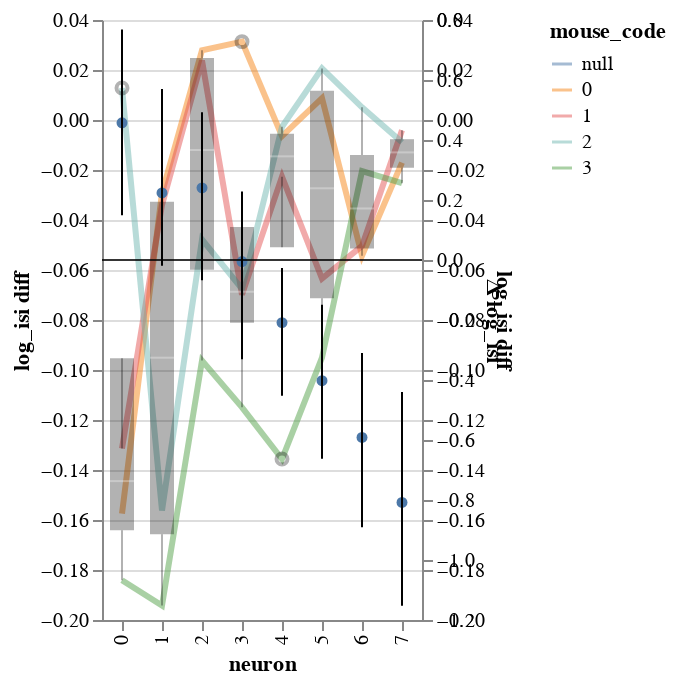

The cell this chart's notebook holds for it:
### Code cell
reload(visualization)
visualization.plot_data_and_posterior(df_both,
                                      y=f'{y} diff', x='neuron',color='mouse_code',
                                      title=y,hold_for_facet=False,add_box=True)

### Figure 1 — Vega-Lite specification as saved in the notebook (floating-point values rounded to 4 significant figures)
{"config": {"view": {"continuousWidth": 400, "continuousHeight": 300}}, "layer": [{"mark": {"type": "line", "fill": null, "opacity": 0.5, "size": 3}, "encoding": {"color": {"type": "nominal", "field": "mouse_code"}, "x": {"type": "ordinal", "field": "neuron"}, "y": {"type": "quantitative", "field": "log_isi diff"}}}, {"mark": {"type": "boxplot", "color": "black", "opacity": 0.3, "size": 12}, "encoding": {"x": {"type": "ordinal", "field": "neuron"}, "y": {"type": "quantitative", "field": "log_isi diff"}}}, {"layer": [{"mark": {"type": "line", "color": "black", "point": true}, "encoding": {"x": {"type": "ordinal", "field": "neuron"}, "y": {"type": "quantitative", "field": "Bayes condition mean", "impute": {"value": "value"}}}}, {"mark": {"type": "rule", "color": "black", "opacity": 0.4, "size": 0.1}, "encoding": {"y": {"type": "quantitative", "field": "zero"}}}, {"mark": "rule", "encoding": {"x": {"type": "ordinal", "field": "neuron"}, "y": {"type": "quantitative", "field": "Bayes condition CI0", "scale": {"zero": false}, "title": "Δ log_isi"}, "y2": {"field": "Bayes condition CI1"}}}]}], "data": {"name": "data-61530b82acf51ca742240a6b28cec749"}, "resolve": {"scale": {"y": "independent"}}, "$schema": "https://vega.github.io/schema/vega-lite/v4.8.1.json", "datasets": {"data-61530b82acf51ca742240a6b28cec749": [{"neuron": 0.0, "mouse_code": 0.0, "i_trial": 0.0, "neuron_code": 0.0, "log_firing_rate": 0.4592, "Firing rate": 60.84, "firing_rate": 60.84, "i_spike": 14.75, "isi": -0.03143, "log_isi diff": -0.1575, "log_isi": null, "Bayes condition CI0": null, "Bayes condition CI1": null, "Bayes condition mean": null, "zero": 0}, {"neuron": 0.0, "mouse_code": 1.0, "i_trial": 0.0, "neuron_code": 0.0, "log_firing_rate": 0.778, "Firing rate": 527.0, "firing_rate": 527.0, "i_spike": 10.75, "isi": -0.02555, "log_isi diff": -0.1314, "log_isi": null, "Bayes condition CI0": null, "Bayes condition CI1": null, "Bayes condition mean": null, "zero": 0}, {"neuron": 0.0, "mouse_code": 2.0, "i_trial": 0.0, "neuron_code": 0.0, "log_firing_rate": -0.07206, "Firing rate": -102.0, "firing_rate": -102.0, "i_spike": 0.75, "isi": 0.001768, "log_isi diff": 0.01278, "log_isi": null, "Bayes condition CI0": null, "Bayes condition CI1": null, "Bayes condition mean": null, "zero": 0}, {"neuron": 0.0, "mouse_code": 3.0, "i_trial": 0.0, "neuron_code": 0.0, "log_firing_rate": -0.04176, "Firing rate": -67.37, "firing_rate": -67.37, "i_spike": 17.5, "isi": -0.03538, "log_isi diff": -0.1841, "log_isi": null, "Bayes condition CI0": null, "Bayes condition CI1": null, "Bayes condition mean": null, "zero": 0}, {"neuron": 1.0, "mouse_code": 0.0, "i_trial": 0.0, "neuron_code": 0.0, "log_firing_rate": -0.2591, "Firing rate": -55.75, "firing_rate": -55.75, "i_spike": 3.25, "isi": -0.004326, "log_isi diff": -0.02913, "log_isi": null, "Bayes condition CI0": null, "Bayes condition CI1": null, "Bayes condition mean": null, "zero": 0}, {"neuron": 1.0, "mouse_code": 1.0, "i_trial": 0.0, "neuron_code": 0.0, "log_firing_rate": 0.2907, "Firing rate": 229.4, "firing_rate": 229.4, "i_spike": 3.75, "isi": -0.005361, "log_isi diff": -0.03394, "log_isi": null, "Bayes condition CI0": null, "Bayes condition CI1": null, "Bayes condition mean": null, "zero": 0}, {"neuron": 1.0, "mouse_code": 2.0, "i_trial": 0.0, "neuron_code": 0.0, "log_firing_rate": -0.03141, "Firing rate": -4.297, "firing_rate": -4.297, "i_spike": 20.0, "isi": -0.02157, "log_isi diff": -0.1562, "log_isi": null, "Bayes condition CI0": null, "Bayes condition CI1": null, "Bayes condition mean": null, "zero": 0}, {"neuron": 1.0, "mouse_code": 3.0, "i_trial": 0.0, "neuron_code": 0.0, "log_firing_rate": 0.129, "Firing rate": 24.56, "firing_rate": 24.56, "i_spike": 21.75, "isi": -0.03206, "log_isi diff": -0.1942, "log_isi": null, "Bayes condition CI0": null, "Bayes condition CI1": null, "Bayes condition mean": null, "zero": 0}, {"neuron": 2.0, "mouse_code": 0.0, "i_trial": 0.0, "neuron_code": 0.0, "log_firing_rate": 0.2564, "Firing rate": 100.0, "firing_rate": 100.0, "i_spike": -3.5, "isi": 0.004483, "log_isi diff": 0.02789, "log_isi": null, "Bayes condition CI0": null, "Bayes condition CI1": null, "Bayes condition mean": null, "zero": 0}, {"neuron": 2.0, "mouse_code": 1.0, "i_trial": 0.0, "neuron_code": 0.0, "log_firing_rate": 0.01956, "Firing rate": 5.827, "firing_rate": 5.827, "i_spike": -3.0, "isi": 0.003487, "log_isi diff": 0.02379, "log_isi": null, "Bayes condition CI0": null, "Bayes condition CI1": null, "Bayes condition mean": null, "zero": 0}, {"neuron": 2.0, "mouse_code": 2.0, "i_trial": 0.0, "neuron_code": 0.0, "log_firing_rate": -0.01151, "Firing rate": 1.463, "firing_rate": 1.463, "i_spike": 7.0, "isi": -0.006311, "log_isi diff": -0.04779, "log_isi": null, "Bayes condition CI0": null, "Bayes condition CI1": null, "Bayes condition mean": null, "zero": 0}, {"neuron": 2.0, "mouse_code": 3.0, "i_trial": 0.0, "neuron_code": 0.0, "log_firing_rate": 0.03362, "Firing rate": 12.29, "firing_rate": 12.29, "i_spike": 12.0, "isi": -0.01429, "log_isi diff": -0.09622, "log_isi": null, "Bayes condition CI0": null, "Bayes condition CI1": null, "Bayes condition mean": null, "zero": 0}, {"neuron": 3.0, "mouse_code": 0.0, "i_trial": 0.0, "neuron_code": 0.0, "log_firing_rate": -0.2232, "Firing rate": -62.48, "firing_rate": -62.48, "i_spike": -6.0, "isi": 0.0038, "log_isi diff": 0.03135, "log_isi": null, "Bayes condition CI0": null, "Bayes condition CI1": null, "Bayes condition mean": null, "zero": 0}, {"neuron": 3.0, "mouse_code": 1.0, "i_trial": 0.0, "neuron_code": 0.0, "log_firing_rate": -0.2532, "Firing rate": -96.29, "firing_rate": -96.29, "i_spike": 10.5, "isi": -0.008077, "log_isi diff": -0.06985, "log_isi": null, "Bayes condition CI0": null, "Bayes condition CI1": null, "Bayes condition mean": null, "zero": 0}, {"neuron": 3.0, "mouse_code": 2.0, "i_trial": 0.0, "neuron_code": 0.0, "log_firing_rate": 0.2005, "Firing rate": 52.56, "firing_rate": 52.56, "i_spike": 10.5, "isi": -0.008072, "log_isi diff": -0.06754, "log_isi": null, "Bayes condition CI0": null, "Bayes condition CI1": null, "Bayes condition mean": null, "zero": 0}, {"neuron": 3.0, "mouse_code": 3.0, "i_trial": 0.0, "neuron_code": 0.0, "log_firing_rate": 0.1532, "Firing rate": 71.62, "firing_rate": 71.62, "i_spike": 17.25, "isi": -0.01272, "log_isi diff": -0.1149, "log_isi": null, "Bayes condition CI0": null, "Bayes condition CI1": null, "Bayes condition mean": null, "zero": 0}, {"neuron": 4.0, "mouse_code": 0.0, "i_trial": 0.0, "neuron_code": 0.0, "log_firing_rate": 0.2722, "Firing rate": 97.77, "firing_rate": 97.77, "i_spike": 1.0, "isi": -0.0008042, "log_isi diff": -0.006428, "log_isi": null, "Bayes condition CI0": null, "Bayes condition CI1": null, "Bayes condition mean": null, "zero": 0}, {"neuron": 4.0, "mouse_code": 1.0, "i_trial": 0.0, "neuron_code": 0.0, "log_firing_rate": -0.4808, "Firing rate": -589.2, "firing_rate": -589.2, "i_spike": 3.5, "isi": -0.002031, "log_isi diff": -0.02265, "log_isi": null, "Bayes condition CI0": null, "Bayes condition CI1": null, "Bayes condition mean": null, "zero": 0}, {"neuron": 4.0, "mouse_code": 2.0, "i_trial": 0.0, "neuron_code": 0.0, "log_firing_rate": -0.2034, "Firing rate": -83.22, "firing_rate": -83.22, "i_spike": 0.25, "isi": -0.0003616, "log_isi diff": -0.002704, "log_isi": null, "Bayes condition CI0": null, "Bayes condition CI1": null, "Bayes condition mean": null, "zero": 0}, {"neuron": 4.0, "mouse_code": 3.0, "i_trial": 0.0, "neuron_code": 0.0, "log_firing_rate": 0.5588, "Firing rate": 206.0, "firing_rate": 206.0, "i_spike": 25.75, "isi": -0.01312, "log_isi diff": -0.1356, "log_isi": null, "Bayes condition CI0": null, "Bayes condition CI1": null, "Bayes condition mean": null, "zero": 0}, {"neuron": 5.0, "mouse_code": 0.0, "i_trial": 0.0, "neuron_code": 0.0, "log_firing_rate": -0.09825, "Firing rate": -34.19, "firing_rate": -34.19, "i_spike": -2.25, "isi": 0.0005722, "log_isi diff": 0.008761, "log_isi": null, "Bayes condition CI0": null, "Bayes condition CI1": null, "Bayes condition mean": null, "zero": 0}, {"neuron": 5.0, "mouse_code": 1.0, "i_trial": 0.0, "neuron_code": 0.0, "log_firing_rate": 0.08173, "Firing rate": 27.78, "firing_rate": 27.78, "i_spike": 14.0, "isi": -0.005156, "log_isi diff": -0.06342, "log_isi": null, "Bayes condition CI0": null, "Bayes condition CI1": null, "Bayes condition mean": null, "zero": 0}, {"neuron": 5.0, "mouse_code": 2.0, "i_trial": 0.0, "neuron_code": 0.0, "log_firing_rate": 0.2767, "Firing rate": 178.4, "firing_rate": 178.4, "i_spike": -4.75, "isi": 0.001609, "log_isi diff": 0.02063, "log_isi": null, "Bayes condition CI0": null, "Bayes condition CI1": null, "Bayes condition mean": null, "zero": 0}, {"neuron": 5.0, "mouse_code": 3.0, "i_trial": 0.0, "neuron_code": 0.0, "log_firing_rate": 0.02108, "Firing rate": 9.204, "firing_rate": 9.204, "i_spike": 22.0, "isi": -0.007563, "log_isi diff": -0.09503, "log_isi": null, "Bayes condition CI0": null, "Bayes condition CI1": null, "Bayes condition mean": null, "zero": 0}, {"neuron": 6.0, "mouse_code": 0.0, "i_trial": 0.0, "neuron_code": 0.0, "log_firing_rate": -0.0368, "Firing rate": -15.85, "firing_rate": -15.85, "i_spike": 14.25, "isi": -0.003696, "log_isi diff": -0.05432, "log_isi": null, "Bayes condition CI0": null, "Bayes condition CI1": null, "Bayes condition mean": null, "zero": 0}, {"neuron": 6.0, "mouse_code": 1.0, "i_trial": 0.0, "neuron_code": 0.0, "log_firing_rate": 0.4178, "Firing rate": 252.4, "firing_rate": 252.4, "i_spike": 13.5, "isi": -0.003408, "log_isi diff": -0.05037, "log_isi": null, "Bayes condition CI0": null, "Bayes condition CI1": null, "Bayes condition mean": null, "zero": 0}, {"neuron": 6.0, "mouse_code": 2.0, "i_trial": 0.0, "neuron_code": 0.0, "log_firing_rate": -0.06802, "Firing rate": -35.36, "firing_rate": -35.36, "i_spike": -0.75, "isi": 0.0004869, "log_isi diff": 0.005051, "log_isi": null, "Bayes condition CI0": null, "Bayes condition CI1": null, "Bayes condition mean": null, "zero": 0}, {"neuron": 6.0, "mouse_code": 3.0, "i_trial": 0.0, "neuron_code": 0.0, "log_firing_rate": 0.08844, "Firing rate": 31.46, "firing_rate": 31.46, "i_spike": 6.75, "isi": -0.001237, "log_isi diff": -0.0204, "log_isi": null, "Bayes condition CI0": null, "Bayes condition CI1": null, "Bayes condition mean": null, "zero": 0}, {"neuron": 7.0, "mouse_code": 0.0, "i_trial": 0.0, "neuron_code": 0.0, "log_firing_rate": 0.03078, "Firing rate": 9.673, "firing_rate": 9.673, "i_spike": 6.5, "isi": -0.000877, "log_isi diff": -0.01705, "log_isi": null, "Bayes condition CI0": null, "Bayes condition CI1": null, "Bayes condition mean": null, "zero": 0}, {"neuron": 7.0, "mouse_code": 1.0, "i_trial": 0.0, "neuron_code": 0.0, "log_firing_rate": 0.1451, "Firing rate": 138.5, "firing_rate": 138.5, "i_spike": 1.0, "isi": -0.0003131, "log_isi diff": -0.00409, "log_isi": null, "Bayes condition CI0": null, "Bayes condition CI1": null, "Bayes condition mean": null, "zero": 0}, {"neuron": 7.0, "mouse_code": 2.0, "i_trial": 0.0, "neuron_code": 0.0, "log_firing_rate": 0.03521, "Firing rate": 4.577, "firing_rate": 4.577, "i_spike": 3.0, "isi": -0.0005019, "log_isi diff": -0.008877, "log_isi": null, "Bayes condition CI0": null, "Bayes condition CI1": null, "Bayes condition mean": null, "zero": 0}, {"neuron": 7.0, "mouse_code": 3.0, "i_trial": 0.0, "neuron_code": 0.0, "log_firing_rate": -0.01239, "Firing rate": -59.0, "firing_rate": -59.0, "i_spike": 9.5, "isi": -0.001335, "log_isi diff": -0.02526, "log_isi": null, "Bayes condition CI0": null, "Bayes condition CI1": null, "Bayes condition mean": null, "zero": 0}, {"neuron": 0.0, "mouse_code": null, "i_trial": 0.5, "neuron_code": 0.0, "log_firing_rate": 1.51, "Firing rate": 35.68, "firing_rate": 35.68, "i_spike": 32.5, "isi": 0.1079, "log_isi diff": null, "log_isi": -0.9677, "Bayes condition CI0": 0.1494, "Bayes condition CI1": 0.7685, "Bayes condition mean": 0.4574, "zero": 0}, {"neuron": 1.0, "mouse_code": null, "i_trial": 0.5, "neuron_code": 4.0, "log_firing_rate": 2.099, "Firing rate": 126.0, "firing_rate": 126.0, "i_spike": 54.5, "isi": 0.06452, "log_isi diff": null, "log_isi": -1.192, "Bayes condition CI0": -0.01882, "Bayes condition CI1": 0.5699, "Bayes condition mean": 0.2236, "zero": 0}, {"neuron": 2.0, "mouse_code": null, "i_trial": 0.5, "neuron_code": 8.0, "log_firing_rate": 1.91, "Firing rate": 86.23, "firing_rate": 86.23, "i_spike": 61.25, "isi": 0.05727, "log_isi diff": null, "log_isi": -1.242, "Bayes condition CI0": -0.0673, "Bayes condition CI1": 0.4921, "Bayes condition mean": 0.2404, "zero": 0}, {"neuron": 3.0, "mouse_code": null, "i_trial": 0.5, "neuron_code": 12.0, "log_firing_rate": 2.174, "Firing rate": 151.7, "firing_rate": 151.7, "i_spike": 70.25, "isi": 0.05015, "log_isi diff": null, "log_isi": -1.3, "Bayes condition CI0": -0.3309, "Bayes condition CI1": 0.2281, "Bayes condition mean": -0.005193, "zero": 0}, {"neuron": 4.0, "mouse_code": null, "i_trial": 0.5, "neuron_code": 16.0, "log_firing_rate": 2.04, "Firing rate": 115.0, "firing_rate": 115.0, "i_spike": 83.0, "isi": 0.04226, "log_isi diff": null, "log_isi": -1.376, "Bayes condition CI0": -0.4529, "Bayes condition CI1": -0.0269, "Bayes condition mean": -0.2087, "zero": 0}, {"neuron": 5.0, "mouse_code": null, "i_trial": 0.5, "neuron_code": 20.0, "log_firing_rate": 2.249, "Firing rate": 183.4, "firing_rate": 183.4, "i_spike": 102.0, "isi": 0.03446, "log_isi diff": null, "log_isi": -1.464, "Bayes condition CI0": -0.6621, "Bayes condition CI1": -0.149, "Bayes condition mean": -0.4022, "zero": 0}, {"neuron": 6.0, "mouse_code": null, "i_trial": 0.5, "neuron_code": 24.0, "log_firing_rate": 2.306, "Firing rate": 203.0, "firing_rate": 203.0, "i_spike": 110.0, "isi": 0.03153, "log_isi diff": null, "log_isi": -1.501, "Bayes condition CI0": -0.8911, "Bayes condition CI1": -0.31, "Bayes condition mean": -0.5914, "zero": 0}, {"neuron": 7.0, "mouse_code": null, "i_trial": 0.5, "neuron_code": 28.0, "log_firing_rate": 2.425, "Firing rate": 276.3, "firing_rate": 276.3, "i_spike": 147.8, "isi": 0.02363, "log_isi diff": null, "log_isi": -1.627, "Bayes condition CI0": -1.152, "Bayes condition CI1": -0.4399, "Bayes condition mean": -0.8081, "zero": 0}]}}
